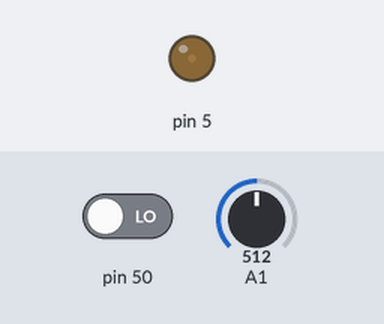
Bench run of a sketch on a simulated Arduino Mega 2560, built with avr-gcc and run on an emulated ATmega2560. Parts: output pins drawn as LEDs (lit = HIGH). The inputs (shaded band) are chosen by the test bench; at power-on: pin 50 LOW, A1 = 512.

Above: at 1.2 s.
1.3 s: pin 50 driven HIGH
At 3.57 s:
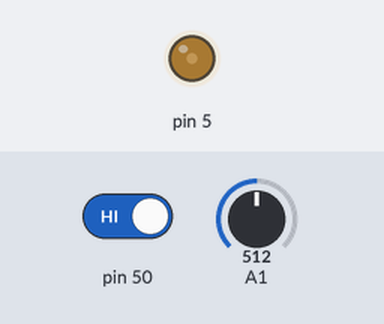
4.3 s: A1 set to 0
5.8 s: A1 set to 716
At 8.69 s:
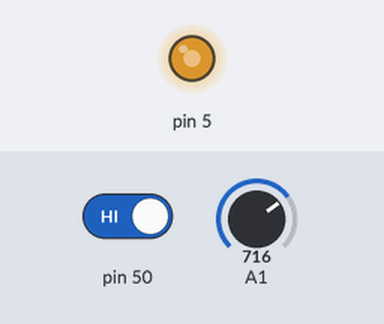
8.8 s: A1 set to 900
At 10.2 s:
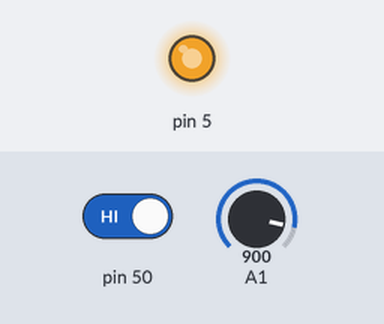
Timing chart, 0 to 12.8 s (numbered marks = the images above; inputs shaded):
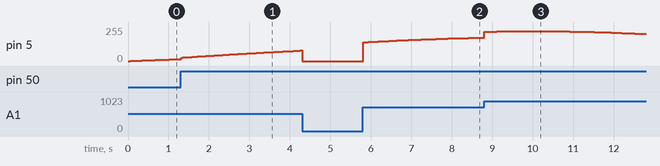

Measured:
- after the input at 5.8 s, pin 5: moves from 0/255 to 175/255 over 3.0 s, starting at once

The sketch:

20230515try_sinewave.ino
```cpp
#define PI 3.141592653589793

// change the frequency of PWM control
float potPWMfq = 70;

int prescaler = 256;

float potDC1;
int t = 0;
unsigned long time_1 = 0;
double theta = 0.0;
unsigned long sine_period = 20000; // 20 seconds in milliseconds

void setup() {
  Serial.begin(9600);

  pinMode(50, INPUT);
  pinMode(5, OUTPUT);

  int eightOnes = 255;
  TCCR3A &= ~eightOnes;
  TCCR3B &= ~eightOnes;

  TCCR3A = _BV(COM3A1);
  TCCR3B = _BV(WGM33) | _BV(CS32);
}

void pPWM(float pwmfreq, float pwmDC1) {
  ICR3 = F_CPU / (prescaler * pwmfreq * 2);
  OCR3A = (ICR3) * (pwmDC1 * 0.01);
}

void loop() {
  potDC1 = 0;
  if(millis() - time_1 < sine_period)
  {
    t = millis() - time_1;
    theta = double(PI * t / sine_period);
    if (digitalRead(50) == HIGH)
      { potDC1 = analogRead(A1)*100.0/1024.0; }
    else
      { potDC1 = 30;}
    pPWM(potPWMfq, sin(theta) * potDC1);
  }
  else
  {
    time_1 = millis();
    pPWM(potPWMfq, 0);
  }
}
```
